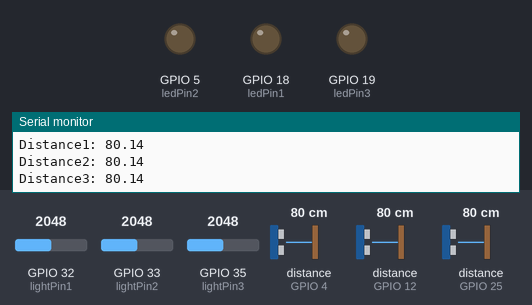
Simulated run of this sketch. Board: ESP32. On the bench: output pins drawn as LEDs (lit = HIGH), the last lines printed to the serial monitor. Wiring (inferred from the names in the program): 3 × ultrasonic range finder: trigger GPIO 2, echo GPIO 4 / trigger GPIO 13, echo GPIO 12 / trigger GPIO 26, echo GPIO 25. The test bench sets the inputs (shaded band); at power-on: distance to the obstacle (sensors on GPIO 4, GPIO 12, GPIO 25) 80 cm, GPIO 32 (lightPin1) = 2048, GPIO 33 (lightPin2) = 2048, GPIO 35 (lightPin3) = 2048. The echo pulse lasts 58.3 µs per cm; WiFi joins after 1.5 s; servers stay silent unless stated; no MQTT or app messages arrive unless stated; pins used as bus, display or sensor lines are not drawn.

Above: at 3.2 s.
3.3 s: distance to the obstacle (sensor on GPIO 4) set to 9 cm
5.4 s: distance to the obstacle (sensor on GPIO 4) set to 6 cm
At 7.0 s:
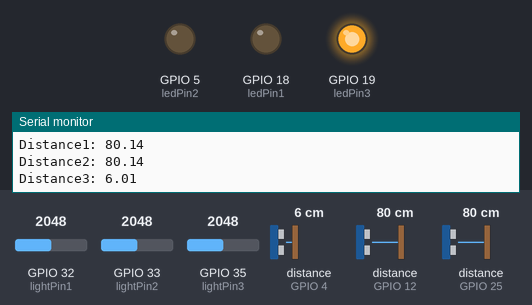
8.1 s: distance to the obstacle (sensor on GPIO 12) set to 9 cm
10.2 s: distance to the obstacle (sensor on GPIO 12) set to 6 cm
At 12.2 s:
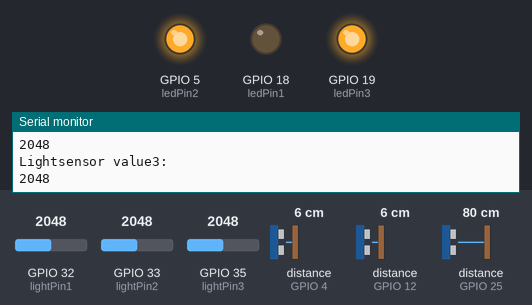
12.6 s: distance to the obstacle (sensor on GPIO 25) set to 9 cm
14.7 s: distance to the obstacle (sensor on GPIO 25) set to 6 cm
At 16.3 s:
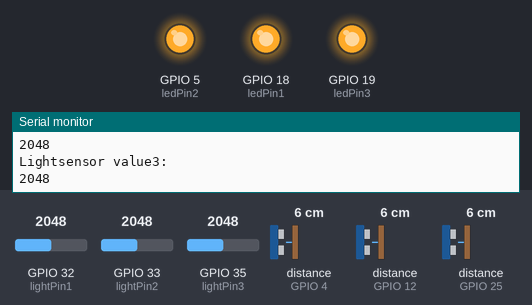
Timing chart, 0 to 17.8 s (numbered marks = the images above; inputs shaded):
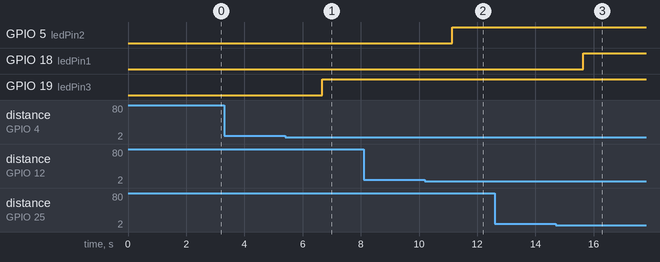

Measured:
- the behaviour switches between 8 and 7 cm on distance to the obstacle (sensor on GPIO 4) (found by bisection; images 0 and 1)
- the behaviour switches between 8 and 7 cm on distance to the obstacle (sensor on GPIO 12) (found by bisection; images 1 and 2)
- the behaviour switches between 8 and 7 cm on distance to the obstacle (sensor on GPIO 25) (found by bisection; images 2 and 3)
- after the input at 5.4 s, GPIO 19 (ledPin3): LOW → HIGH after 1.3 s
- after the input at 10.2 s, GPIO 5 (ledPin2): LOW → HIGH after 0.95 s
- after the input at 14.7 s, GPIO 18 (ledPin1): LOW → HIGH after 0.94 s

The sketch:

ladevakt_med_sensor_3_stk.ino
```cpp
//biblioteker
#include <WiFi.h>
#include <Wire.h>
#include <PubSubClient.h>

//nettverkstilkobling
const char* ssid = "NTNU-IOT"; //nettverksnavn
const char* password = ""; //passord

const char* mqtt_server = "10.25.19.44"; //MQTT

WiFiClient espClient;
PubSubClient client(espClient);

//sensor- og ledpinner
const int trigPin1=26;
const int echoPin1=25;
const int ledPin1=18;
const int lightPin1=32;

const int trigPin2=13;
const int echoPin2=12;
const int ledPin2=5;
const int lightPin2=33;

const int trigPin3=2;
const int echoPin3=4;
const int ledPin3=19;
const int lightPin3=35;

//variabler for sensorverdi
float distance1, duration1;
float distance2, duration2;
float distance3, duration3;
const float sensor_threshold=8.00;
String ledValue1="Ledig";
String ledValue2="Ledig";
String ledValue3="Ledig";
String weatherValue1="Sol";
String weatherValue2="Sol";
String weatherValue3="Sol";
int powerSupplyValue1=0;
int powerSupplyValue2=0;
int powerSupplyValue3=0;
int analogValue1=0;
int analogValue2=0;
int analogValue3=0;


//tidsvariabler
unsigned long previousMillis1=0;
unsigned long previousMillis2=0;
unsigned long previousMillis3=0;
unsigned long previousChargingMillis1=0;
unsigned long previousChargingMillis2=0;
unsigned long previousChargingMillis3=0;
unsigned long previousSensorMillis1=0;
unsigned long previousSensorMillis2=0;
unsigned long previousSensorMillis3=0;
const long interval=1500;
const long chargingInterval=2000;
const long sensorInterval=2000;


//nettverkstilkobling
void WiFiconnection(){
  Serial.println("Try connecting to");
  Serial.println("ssid");
  WiFi.begin(ssid,password);

  while(WiFi.status() != WL_CONNECTED){
    delay(1000);
    Serial.print(".");
  }

  Serial.println("");
  Serial.println("WiFi connected successfully");
  Serial.print("Got IP adress: ");
  Serial.println(WiFi.localIP());
}

//sensor- og ledsetup
void sensorSetup(){
  pinMode(trigPin1, OUTPUT);
  pinMode(echoPin1, INPUT);
  pinMode(ledPin1, OUTPUT);

  pinMode(trigPin2, OUTPUT);
  pinMode(echoPin2, INPUT);
  pinMode(ledPin2, OUTPUT);

  pinMode(trigPin3, OUTPUT);
  pinMode(echoPin3, INPUT);
  pinMode(ledPin3, OUTPUT);
}

//MQTT tilkobling, loop som kjører dersom MQTT ikke er tilkoblet
void reconnect() {
  while (!client.connected()) {
    Serial.print("Attempting MQTT connection...");
    if (client.connect("ESP8266Client")) {
      Serial.println("connected");
      client.subscribe("esp32/output");
    } else {
      Serial.print("failed, rc=");
      Serial.print(client.state());
      Serial.println(" try again in 5 seconds");
      delay(5000);
    }
  }
}

void setup(){
  //seriell kommuniaksjon
  Serial.begin(9600);

  WiFiconnection();
  client.setServer(mqtt_server, 1883);
  //client.setCallback(callback);

  //kaller sensorfunksjonen
  sensorSetup();
}

//henter ut sensorverdi fra lyssensor 1
void getLightValue1(){
  analogValue1 = analogRead(lightPin1);

  Serial.println("Lightsensor value1: ");
  Serial.println(analogValue1);
}

//henter ut sensorverdi fra lyssensor 2
void getLightValue2(){
  analogValue2 = analogRead(lightPin2);

  Serial.println("Lightsensor value2: ");
  Serial.println(analogValue2);
}

//henter ut sensorverdi fra lyssensor 3
void getLightValue3(){
  analogValue3 = analogRead(lightPin3);

  Serial.println("Lightsensor value3: ");
  Serial.println(analogValue3);
}

//oppdaterer ladekapasitet i ladestasjon 1
void powerSupply1(){
  getLightValue1(); //henter sensorverdi
  //ladekapasiteten blir oppdatert basert på været
  if(weatherValue1=="Sol"){
    powerSupplyValue1+=(analogValue1/8);
  }
  else if (weatherValue1=="Delvis skyet"){
    powerSupplyValue1+=(analogValue1/16);
  }
  else{
    powerSupplyValue1+=(analogValue1/32);
  }
  client.publish("esp32/powersupply/value1", String(powerSupplyValue1).c_str()); //publiserer verdien
}

//oppdaterer ladekapasitet i ladestasjon 2
void powerSupply2(){
  getLightValue2(); //henter sensorverdi
  //ladekapasiteten blir oppdatert basert på været
  if(weatherValue2=="Sol"){
    powerSupplyValue2+=(analogValue2/8);
  }
  else if (weatherValue2=="Delvis skyet"){
    powerSupplyValue2+=(analogValue2/16);
  }
  else{
    powerSupplyValue2+=(analogValue2/32);
  }
  client.publish("esp32/powersupply/value2", String(powerSupplyValue2).c_str()); //publiserer verdien
}

//oppdaterer ladekapasitet i ladestasjon 3
void powerSupply3(){
  getLightValue3(); //henter sensorverdi
  //ladekapasiteten blir oppdatert basert på været
  if(weatherValue3=="Sol"){
    powerSupplyValue3+=(analogValue3/8);
  }
  else if (weatherValue3=="Delvis skyet"){
    powerSupplyValue3+=(analogValue3/16);
  }
  else{
    powerSupplyValue3+=(analogValue3/32);
  }
  client.publish("esp32/powersupply/value3", String(powerSupplyValue3).c_str()); //publiserer verdien
}

//funksjon for lading ved ladestasjon 1
void charging1(){
  unsigned long currentChargingMillis1=millis();
  if (currentChargingMillis1-previousChargingMillis1 >= chargingInterval){
    previousChargingMillis1=currentChargingMillis1;
    powerSupplyValue1-=250; //ladekapasiteten blir tappet med 250 per tidsintervall
    client.publish("esp32/powersupply/value1", String(powerSupplyValue1).c_str()); //publiserer den oppdaterte verdien
    if (powerSupplyValue1<250){
      String chargingMessage="Lading ikke tilgjengelig"; //lading er ikke tilgjengelig da ladestasjonen ikke har nok kapasitet
      if (powerSupplyValue1<=0){
        powerSupplyValue1=0; //setter verdien til 0 slik at det ikke blir negativ kapasitet
      }
      client.publish("esp32/powersupply/value1", String(chargingMessage).c_str()); //publiserer den oppdaterte verdien
    }
  }
}
//funksjon for lading ved ladestasjon 1
void charging2(){
  unsigned long currentChargingMillis2=millis();
  if (currentChargingMillis2-previousChargingMillis2 >= chargingInterval){
    previousChargingMillis2=currentChargingMillis2;
    powerSupplyValue2-=250; //ladekapasiteten blir tappet med 250 per tidsintervall
    client.publish("esp32/powersupply/value2", String(powerSupplyValue2).c_str()); //publiserer den oppdaterte verdien
    if (powerSupplyValue2<250){
      String chargingMessage="Lading ikke tilgjengelig"; //lading er ikke tilgjengelig da ladestasjonen ikke har nok kapasitet
      if (powerSupplyValue2<=0){
        powerSupplyValue2=0; //setter verdien til 0 slik at det ikke blir negativ kapasitet
      }
      client.publish("esp32/powersupply/value2", String(chargingMessage).c_str()); //publiserer den oppdaterte verdien
    }
  }
}

void charging3(){
  unsigned long currentChargingMillis3=millis();
  if (currentChargingMillis3-previousChargingMillis3 >= chargingInterval){
    previousChargingMillis3=currentChargingMillis3;
    powerSupplyValue3-=250; //ladekapasiteten blir tappet med 250 per tidsintervall
    client.publish("esp32/powersupply/value3", String(powerSupplyValue3).c_str()); //publiserer den oppdaterte verdien
    if (powerSupplyValue3<250){
      String chargingMessage="Lading ikke tilgjengelig"; //lading er ikke tilgjengelig da ladestasjonen ikke har nok kapasitet
      if (powerSupplyValue3<=0){
        powerSupplyValue3=0; //setter verdien til 0 slik at det ikke blir negativ kapasitet
      }
      client.publish("esp32/powersupply/value3", String(chargingMessage).c_str()); //publiserer den oppdaterte verdien
    }
  }
}

//værstasjon på ladestasjon 1
void weatherStation1(){
  unsigned long currentSensorMillis1=millis();
  if (currentSensorMillis1-previousSensorMillis1 > sensorInterval){
    previousSensorMillis1=currentSensorMillis1;
    powerSupply1();
    //bestemmer værmeldinga basert på lyssensorverdien
    if (analogValue1>= 2200){
      weatherValue1="Sol";
    }
    else if (analogValue1>=1900){
      weatherValue1="Delvis skyet";
    }
    else{
      weatherValue1="Overskyet";
    }
    client.publish("esp32/weather1", String(weatherValue1).c_str()); //publiserer værmelding
  }
}

//værstasjon på ladestasjon 2
void weatherStation2(){
  unsigned long currentSensorMillis2=millis();
  if (currentSensorMillis2-previousSensorMillis2>sensorInterval){
    previousSensorMillis2=currentSensorMillis2;
    powerSupply2();
    //bestemmer værmeldinga basert på lyssensorverdien
    if (analogValue2>= 2200){
      weatherValue2="Sol";
    }
    else if (analogValue2>=1900){
      weatherValue2="Delvis skyet";
    }
    else{
      weatherValue2="Overskyet";
    }
  client.publish("esp32/weather2", String(weatherValue2).c_str()); //publiserer værmelding
  }
}

//værstasjon på ladestasjon 3
void weatherStation3(){
  unsigned long currentSensorMillis3=millis();
  if (currentSensorMillis3-previousSensorMillis3>sensorInterval){
    previousSensorMillis3=currentSensorMillis3;
    powerSupply3();
    //bestemmer værmeldinga basert på lyssensorverdien
    if (analogValue3>= 2200){
      weatherValue3="Sol";
    }
    else if (analogValue3>=1900){
      weatherValue3="Delvis skyet";
    }
    else{
      weatherValue3="Overskyet";
    }
    client.publish("esp32/weather3", String(weatherValue3).c_str()); //publiserer værmelding
  }
}

//avlesing av avstandssensor på ladestasjon 1
void sensorRead1(){
  unsigned long currentMillis1 = millis();
  if (currentMillis1 - previousMillis1 >= interval) {
    previousMillis1 = currentMillis1;
    digitalWrite(trigPin1, LOW);
    delayMicroseconds(2);
    digitalWrite(trigPin1, HIGH);
    delayMicroseconds(10);
    digitalWrite(trigPin1, LOW);

    duration1=pulseIn(echoPin1, HIGH);
    distance1=duration1/58.2;
    Serial.print("Distance1: ");
    Serial.println(distance1);
  }
  //kontrollerer LED basert på avstanden
  if(distance1 < sensor_threshold){
    digitalWrite(ledPin1, HIGH);
    ledValue1 = "Opptatt, User ID: 1, Station ID: 1";
    charging1();
  } else {
    digitalWrite(ledPin1, LOW);
    ledValue1 = "Ledig, User ID: 1, Station ID: 1";
  }

  client.publish("esp32/led/value1", String(ledValue1).c_str()); //publiserer LED verdi
}

//avlesing av avstandssensor på ladestasjon 2
void sensorRead2(){
  unsigned long currentMillis2 = millis();
  if (currentMillis2 - previousMillis2 >= interval) {
    previousMillis2 = currentMillis2;
    digitalWrite(trigPin2, LOW);
    delayMicroseconds(2);
    digitalWrite(trigPin2, HIGH);
    delayMicroseconds(10);
    digitalWrite(trigPin2, LOW);

    duration2=pulseIn(echoPin2, HIGH);
    distance2=duration2/58.2;
    Serial.print("Distance2: ");
    Serial.println(distance2);
  }
  //kontrollerer LED basert på avstanden
  if(distance2 < sensor_threshold){
    digitalWrite(ledPin2, HIGH);
    ledValue2 = "Opptatt, User ID: 2, Station ID: 2";
    charging2();
  } else {
    digitalWrite(ledPin2, LOW);
    ledValue2 = "Ledig, User ID: 2, Station ID: 2";
  }

  client.publish("esp32/led/value2", String(ledValue2).c_str()); //publiserer LED verdi
}

//avlesing av avstandssensor på ladestasjon 3
void sensorRead3(){
  unsigned long currentMillis3 = millis();
  if (currentMillis3 - previousMillis3 >= interval) {
    previousMillis3 = currentMillis3;
    digitalWrite(trigPin3, LOW);
    delayMicroseconds(2);
    digitalWrite(trigPin3, HIGH);
    delayMicroseconds(10);
    digitalWrite(trigPin3, LOW);

    duration3=pulseIn(echoPin3, HIGH);
    distance3=duration3/58.2;
    Serial.print("Distance3: ");
    Serial.println(distance3);
  }
  //kontrollerer LED basert på avstanden
  if(distance3 < sensor_threshold){
    digitalWrite(ledPin3, HIGH);
    ledValue3 = "Opptatt, User ID: 3, Station ID: 3";
    charging3();
  } else {
    digitalWrite(ledPin3, LOW);
    ledValue3 = "Ledig, User ID: 3, Station ID: 3";
  }

  client.publish("esp32/led/value3", String(ledValue3).c_str()); //publiserer LED verdi
}

//kaller alle nødvendige funksjoner i loop
void loop() {
  if (!client.connected()) {
    reconnect();
  }
  client.loop();

  weatherStation1();
  weatherStation2();
  weatherStation3();

  sensorRead1();
  sensorRead2();
  sensorRead3();

}
```
